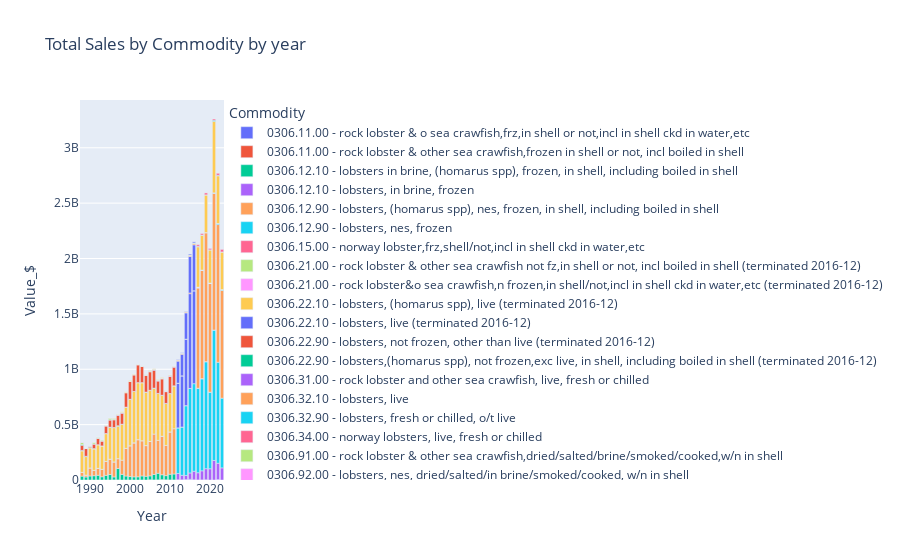

Notebook cell for this chart:
### Code cell
import plotly.express as px


fig = px.bar(annual_data, x="Year", y="Value_$", color='Commodity', title="Total Sales by Commodity by year")
fig.show()

### Figure 1 — Plotly figure (JSON) as saved in the notebook; plotly's stock layout.template omitted (floating-point values rounded to 4 significant figures)
{"data": [{"alignmentgroup": "True", "hovertemplate": "Commodity=0306.11.00 - rock lobster & o sea crawfish,frz,in shell or not,incl in shell ckd in water,etc<br>Year=%{x}<br>Value_$=%{y}<extra></extra>", "legendgroup": "0306.11.00 - rock lobster & o sea crawfish,frz,in shell or not,incl in shell ckd in water,etc", "marker": {"color": "#636efa", "pattern": {"shape": ""}}, "name": "0306.11.00 - rock lobster & o sea crawfish,frz,in shell or not,incl in shell ckd in water,etc", "offsetgroup": "0306.11.00 - rock lobster & o sea crawfish,frz,in shell or not,incl in shell ckd in water,etc", "orientation": "v", "showlegend": true, "textposition": "auto", "type": "bar", "x": [2012, 2013, 2014, 2015, 2016, 2017, 2018, 2019, 2020, 2021, 2022], "xaxis": "x", "y": [2149954, 1697035, 3448411, 6291135, 1959146, 735622, 1112627, 2138521, 8836, 73375, 3125921], "yaxis": "y"}, {"alignmentgroup": "True", "hovertemplate": "Commodity=0306.11.00 - rock lobster & other sea crawfish,frozen in shell or not, incl boiled in shell<br>Year=%{x}<br>Value_$=%{y}<extra></extra>", "legendgroup": "0306.11.00 - rock lobster & other sea crawfish,frozen in shell or not, incl boiled in shell", "marker": {"color": "#EF553B", "pattern": {"shape": ""}}, "name": "0306.11.00 - rock lobster & other sea crawfish,frozen in shell or not, incl boiled in shell", "offsetgroup": "0306.11.00 - rock lobster & other sea crawfish,frozen in shell or not, incl boiled in shell", "orientation": "v", "showlegend": true, "textposition": "auto", "type": "bar", "x": [1988, 1989, 1990, 1991, 1992, 1993, 1994, 1995, 1996, 1997, 1998, 1999, 2000, 2001, 2002, 2003, 2004, 2005, 2006, 2007, 2008, 2009, 2010, 2011], "xaxis": "x", "y": [127868, 25000, 144055, 300365, 424780, 215911, 471506, 271556, 1006438, 839255, 124988, 515499, 149536, 191531, 5648, 516139, 199814, 2273723, 851868, 1347449, 3211309, 1817000, 879314, 925813], "yaxis": "y"}, {"alignmentgroup": "True", "hovertemplate": "Commodity=0306.12.10 - lobsters in brine, (homarus spp), frozen, in shell, including boiled in shell<br>Year=%{x}<br>Value_$=%{y}<extra></extra>", "legendgroup": "0306.12.10 - lobsters in brine, (homarus spp), frozen, in shell, including boiled in shell", "marker": {"color": "#00cc96", "pattern": {"shape": ""}}, "name": "0306.12.10 - lobsters in brine, (homarus spp), frozen, in shell, including boiled in shell", "offsetgroup": "0306.12.10 - lobsters in brine, (homarus spp), frozen, in shell, including boiled in shell", "orientation": "v", "showlegend": true, "textposition": "auto", "type": "bar", "x": [1988, 1989, 1990, 1991, 1992, 1993, 1994, 1995, 1996, 1997, 1998, 1999, 2000, 2001, 2002, 2003, 2004, 2005, 2006, 2007, 2008, 2009, 2010, 2011], "xaxis": "x", "y": [34951422, 27404286, 36288472, 38329865, 42172464, 28975138, 41509580, 49267801, 26718488, 103238147, 50561401, 35580301, 30781324, 28212441, 28820290, 36161533, 33573075, 35016774, 49086633, 59447648, 44092993, 37585920, 51243524, 53376251], "yaxis": "y"}, {"alignmentgroup": "True", "hovertemplate": "Commodity=0306.12.10 - lobsters, in brine, frozen<br>Year=%{x}<br>Value_$=%{y}<extra></extra>", "legendgroup": "0306.12.10 - lobsters, in brine, frozen", "marker": {"color": "#ab63fa", "pattern": {"shape": ""}}, "name": "0306.12.10 - lobsters, in brine, frozen", "offsetgroup": "0306.12.10 - lobsters, in brine, frozen", "orientation": "v", "showlegend": true, "textposition": "auto", "type": "bar", "x": [2012, 2013, 2014, 2015, 2016, 2017, 2018, 2019, 2020, 2021, 2022, 2023], "xaxis": "x", "y": [56434863, 40629504, 37539674, 57377692, 76964160, 64956316, 82005200, 99855051, 101628407, 176359431, 148241314, 109645069], "yaxis": "y"}, {"alignmentgroup": "True", "hovertemplate": "Commodity=0306.12.90 - lobsters, (homarus spp), nes, frozen, in shell, including boiled in shell<br>Year=%{x}<br>Value_$=%{y}<extra></extra>", "legendgroup": "0306.12.90 - lobsters, (homarus spp), nes, frozen, in shell, including boiled in shell", "marker": {"color": "#FFA15A", "pattern": {"shape": ""}}, "name": "0306.12.90 - lobsters, (homarus spp), nes, frozen, in shell, including boiled in shell", "offsetgroup": "0306.12.90 - lobsters, (homarus spp), nes, frozen, in shell, including boiled in shell", "orientation": "v", "showlegend": true, "textposition": "auto", "type": "bar", "x": [1988, 1989, 1990, 1991, 1992, 1993, 1994, 1995, 1996, 1997, 1998, 1999, 2000, 2001, 2002, 2003, 2004, 2005, 2006, 2007, 2008, 2009, 2010, 2011], "xaxis": "x", "y": [33284346, 16485997, 71972154, 48231924, 62667251, 67159605, 125566758, 138881596, 135439946, 88603391, 128030096, 249381821, 277569154, 305873855, 335175472, 317802220, 277034350, 311024419, 364456859, 297155984, 347753671, 272557775, 381890767, 408496449], "yaxis": "y"}, {"alignmentgroup": "True", "hovertemplate": "Commodity=0306.12.90 - lobsters, nes, frozen<br>Year=%{x}<br>Value_$=%{y}<extra></extra>", "legendgroup": "0306.12.90 - lobsters, nes, frozen", "marker": {"color": "#19d3f3", "pattern": {"shape": ""}}, "name": "0306.12.90 - lobsters, nes, frozen", "offsetgroup": "0306.12.90 - lobsters, nes, frozen", "orientation": "v", "showlegend": true, "textposition": "auto", "type": "bar", "x": [2012, 2013, 2014, 2015, 2016, 2017, 2018, 2019, 2020, 2021, 2022, 2023], "xaxis": "x", "y": [412258032, 436303862, 630504955, 763305426, 790760886, 763129933, 831611135, 966689621, 691945919, 1177532904, 911950315, 629306399], "yaxis": "y"}, {"alignmentgroup": "True", "hovertemplate": "Commodity=0306.15.00 - norway lobster,frz,shell/not,incl in shell ckd in water,etc<br>Year=%{x}<br>Value_$=%{y}<extra></extra>", "legendgroup": "0306.15.00 - norway lobster,frz,shell/not,incl in shell ckd in water,etc", "marker": {"color": "#FF6692", "pattern": {"shape": ""}}, "name": "0306.15.00 - norway lobster,frz,shell/not,incl in shell ckd in water,etc", "offsetgroup": "0306.15.00 - norway lobster,frz,shell/not,incl in shell ckd in water,etc", "orientation": "v", "showlegend": true, "textposition": "auto", "type": "bar", "x": [2014, 2015, 2018, 2019], "xaxis": "x", "y": [142227, 18189, 547619, 157284], "yaxis": "y"}, {"alignmentgroup": "True", "hovertemplate": "Commodity=0306.21.00 - rock lobster & other sea crawfish not fz,in shell or not, incl boiled in shell (terminated 2016-12)<br>Year=%{x}<br>Value_$=%{y}<extra></extra>", "legendgroup": "0306.21.00 - rock lobster & other sea crawfish not fz,in shell or not, incl boiled in shell (terminated 2016-12)", "marker": {"color": "#B6E880", "pattern": {"shape": ""}}, "name": "0306.21.00 - rock lobster & other sea crawfish not fz,in shell or not, incl boiled in shell (terminated 2016-12)", "offsetgroup": "0306.21.00 - rock lobster & other sea crawfish not fz,in shell or not, incl boiled in shell (terminated 2016-12)", "orientation": "v", "showlegend": true, "textposition": "auto", "type": "bar", "x": [1988, 1989, 1990, 1991, 1992, 1993, 1994, 1995, 1996, 1997, 1999, 2000, 2001, 2002, 2003, 2004, 2005, 2008, 2010], "xaxis": "x", "y": [638064, 448281, 94562, 65040, 93541, 49103, 263477, 89883, 199319, 10146, 126418, 785675, 1749301, 238619, 157671, 70863, 86488, 4130, 5169], "yaxis": "y"}, {"alignmentgroup": "True", "hovertemplate": "Commodity=0306.21.00 - rock lobster&o sea crawfish,n frozen,in shell/not,incl in shell ckd in water,etc (terminated 2016-12)<br>Year=%{x}<br>Value_$=%{y}<extra></extra>", "legendgroup": "0306.21.00 - rock lobster&o sea crawfish,n frozen,in shell/not,incl in shell ckd in water,etc (terminated 2016-12)", "marker": {"color": "#FF97FF", "pattern": {"shape": ""}}, "name": "0306.21.00 - rock lobster&o sea crawfish,n frozen,in shell/not,incl in shell ckd in water,etc (terminated 2016-12)", "offsetgroup": "0306.21.00 - rock lobster&o sea crawfish,n frozen,in shell/not,incl in shell ckd in water,etc (terminated 2016-12)", "orientation": "v", "showlegend": true, "textposition": "auto", "type": "bar", "x": [2012, 2013, 2014, 2015], "xaxis": "x", "y": [21522, 92309, 642, 19800], "yaxis": "y"}, {"alignmentgroup": "True", "hovertemplate": "Commodity=0306.22.10 - lobsters, (homarus spp), live (terminated 2016-12)<br>Year=%{x}<br>Value_$=%{y}<extra></extra>", "legendgroup": "0306.22.10 - lobsters, (homarus spp), live (terminated 2016-12)", "marker": {"color": "#FECB52", "pattern": {"shape": ""}}, "name": "0306.22.10 - lobsters, (homarus spp), live (terminated 2016-12)", "offsetgroup": "0306.22.10 - lobsters, (homarus spp), live (terminated 2016-12)", "orientation": "v", "showlegend": true, "textposition": "auto", "type": "bar", "x": [1988, 1989, 1990, 1991, 1992, 1993, 1994, 1995, 1996, 1997, 1998, 1999, 2000, 2001, 2002, 2003, 2004, 2005, 2006, 2007, 2008, 2009, 2010, 2011], "xaxis": "x", "y": [193200821, 166783301, 180078405, 192947299, 212450196, 210543373, 250204776, 286465312, 309208687, 293230496, 324811699, 372291788, 418763506, 463191442, 514052377, 523362934, 481675806, 460805523, 413252233, 422915154, 369097512, 378386938, 345539816, 386191475], "yaxis": "y"}, {"alignmentgroup": "True", "hovertemplate": "Commodity=0306.22.10 - lobsters, live (terminated 2016-12)<br>Year=%{x}<br>Value_$=%{y}<extra></extra>", "legendgroup": "0306.22.10 - lobsters, live (terminated 2016-12)", "marker": {"color": "#636efa", "pattern": {"shape": ""}}, "name": "0306.22.10 - lobsters, live (terminated 2016-12)", "offsetgroup": "0306.22.10 - lobsters, live (terminated 2016-12)", "orientation": "v", "showlegend": true, "textposition": "auto", "type": "bar", "x": [2012, 2013, 2014, 2015, 2016], "xaxis": "x", "y": [402349190, 460971859, 599557496, 855531199, 838216230], "yaxis": "y"}, {"alignmentgroup": "True", "hovertemplate": "Commodity=0306.22.90 - lobsters, not frozen, other than live (terminated 2016-12)<br>Year=%{x}<br>Value_$=%{y}<extra></extra>", "legendgroup": "0306.22.90 - lobsters, not frozen, other than live (terminated 2016-12)", "marker": {"color": "#EF553B", "pattern": {"shape": ""}}, "name": "0306.22.90 - lobsters, not frozen, other than live (terminated 2016-12)", "offsetgroup": "0306.22.90 - lobsters, not frozen, other than live (terminated 2016-12)", "orientation": "v", "showlegend": true, "textposition": "auto", "type": "bar", "x": [2012, 2013, 2014, 2015, 2016], "xaxis": "x", "y": [759061, 1084784, 541090, 6308816, 1137709], "yaxis": "y"}, {"alignmentgroup": "True", "hovertemplate": "Commodity=0306.22.90 - lobsters,(homarus spp), not frozen,exc live, in shell, including boiled in shell (terminated 2016-12)<br>Year=%{x}<br>Value_$=%{y}<extra></extra>", "legendgroup": "0306.22.90 - lobsters,(homarus spp), not frozen,exc live, in shell, including boiled in shell (terminated 2016-12)", "marker": {"color": "#00cc96", "pattern": {"shape": ""}}, "name": "0306.22.90 - lobsters,(homarus spp), not frozen,exc live, in shell, including boiled in shell (terminated 2016-12)", "offsetgroup": "0306.22.90 - lobsters,(homarus spp), not frozen,exc live, in shell, including boiled in shell (terminated 2016-12)", "orientation": "v", "showlegend": true, "textposition": "auto", "type": "bar", "x": [1988, 1989, 1990, 1991, 1992, 1993, 1994, 1995, 1996, 1997, 1998, 1999, 2000, 2001, 2002, 2003, 2004, 2005, 2006, 2007, 2008, 2009, 2010, 2011], "xaxis": "x", "y": [4807016, 3092892, 5658331, 3893786, 640460, 860657, 1953729, 1920348, 1209852, 4239822, 338607, 349551, 802834, 355877, 1056538, 1241107, 1191111, 1172879, 2064527, 1047582, 1192868, 1308798, 1487920, 1517076], "yaxis": "y"}, {"alignmentgroup": "True", "hovertemplate": "Commodity=0306.31.00 - rock lobster and other sea crawfish, live, fresh or chilled<br>Year=%{x}<br>Value_$=%{y}<extra></extra>", "legendgroup": "0306.31.00 - rock lobster and other sea crawfish, live, fresh or chilled", "marker": {"color": "#ab63fa", "pattern": {"shape": ""}}, "name": "0306.31.00 - rock lobster and other sea crawfish, live, fresh or chilled", "offsetgroup": "0306.31.00 - rock lobster and other sea crawfish, live, fresh or chilled", "orientation": "v", "showlegend": true, "textposition": "auto", "type": "bar", "x": [2017, 2018, 2019, 2020, 2021], "xaxis": "x", "y": [35586, 120524, 76315, 27648, 218466], "yaxis": "y"}, {"alignmentgroup": "True", "hovertemplate": "Commodity=0306.32.10 - lobsters, live<br>Year=%{x}<br>Value_$=%{y}<extra></extra>", "legendgroup": "0306.32.10 - lobsters, live", "marker": {"color": "#FFA15A", "pattern": {"shape": ""}}, "name": "0306.32.10 - lobsters, live", "offsetgroup": "0306.32.10 - lobsters, live", "orientation": "v", "showlegend": true, "textposition": "auto", "type": "bar", "x": [2017, 2018, 2019, 2020, 2021, 2022, 2023], "xaxis": "x", "y": [905541209, 977471113, 1163910794, 982283349, 1235449385, 1243232779, 973577321], "yaxis": "y"}, {"alignmentgroup": "True", "hovertemplate": "Commodity=0306.32.90 - lobsters, fresh or chilled, o/t live<br>Year=%{x}<br>Value_$=%{y}<extra></extra>", "legendgroup": "0306.32.90 - lobsters, fresh or chilled, o/t live", "marker": {"color": "#19d3f3", "pattern": {"shape": ""}}, "name": "0306.32.90 - lobsters, fresh or chilled, o/t live", "offsetgroup": "0306.32.90 - lobsters, fresh or chilled, o/t live", "orientation": "v", "showlegend": true, "textposition": "auto", "type": "bar", "x": [2017, 2018, 2019, 2020, 2021, 2022, 2023], "xaxis": "x", "y": [2977020, 2285207, 962152, 1755820, 3228393, 10063731, 5554206], "yaxis": "y"}, {"alignmentgroup": "True", "hovertemplate": "Commodity=0306.34.00 - norway lobsters, live, fresh or chilled<br>Year=%{x}<br>Value_$=%{y}<extra></extra>", "legendgroup": "0306.34.00 - norway lobsters, live, fresh or chilled", "marker": {"color": "#FF6692", "pattern": {"shape": ""}}, "name": "0306.34.00 - norway lobsters, live, fresh or chilled", "offsetgroup": "0306.34.00 - norway lobsters, live, fresh or chilled", "orientation": "v", "showlegend": true, "textposition": "auto", "type": "bar", "x": [2017, 2020], "xaxis": "x", "y": [17309, 15508], "yaxis": "y"}, {"alignmentgroup": "True", "hovertemplate": "Commodity=0306.91.00 - rock lobster & other sea crawfish,dried/salted/brine/smoked/cooked,w/n in shell<br>Year=%{x}<br>Value_$=%{y}<extra></extra>", "legendgroup": "0306.91.00 - rock lobster & other sea crawfish,dried/salted/brine/smoked/cooked,w/n in shell", "marker": {"color": "#B6E880", "pattern": {"shape": ""}}, "name": "0306.91.00 - rock lobster & other sea crawfish,dried/salted/brine/smoked/cooked,w/n in shell", "offsetgroup": "0306.91.00 - rock lobster & other sea crawfish,dried/salted/brine/smoked/cooked,w/n in shell", "orientation": "v", "showlegend": true, "textposition": "auto", "type": "bar", "x": [2017, 2020, 2023], "xaxis": "x", "y": [975232, 399139, 1903562], "yaxis": "y"}, {"alignmentgroup": "True", "hovertemplate": "Commodity=0306.92.00 - lobsters, nes, dried/salted/in brine/smoked/cooked, w/n in shell<br>Year=%{x}<br>Value_$=%{y}<extra></extra>", "legendgroup": "0306.92.00 - lobsters, nes, dried/salted/in brine/smoked/cooked, w/n in shell", "marker": {"color": "#FF97FF", "pattern": {"shape": ""}}, "name": "0306.92.00 - lobsters, nes, dried/salted/in brine/smoked/cooked, w/n in shell", "offsetgroup": "0306.92.00 - lobsters, nes, dried/salted/in brine/smoked/cooked, w/n in shell", "orientation": "v", "showlegend": true, "textposition": "auto", "type": "bar", "x": [2017, 2018, 2019, 2020, 2021, 2022], "xaxis": "x", "y": [3001642, 719490, 397830, 408705, 8130, 29474], "yaxis": "y"}, {"alignmentgroup": "True", "hovertemplate": "Commodity=1605.30.10 - lobster, prepared or preserved, frozen<br>Year=%{x}<br>Value_$=%{y}<extra></extra>", "legendgroup": "1605.30.10 - lobster, prepared or preserved, frozen", "marker": {"color": "#FECB52", "pattern": {"shape": ""}}, "name": "1605.30.10 - lobster, prepared or preserved, frozen", "offsetgroup": "1605.30.10 - lobster, prepared or preserved, frozen", "orientation": "v", "showlegend": true, "textposition": "auto", "type": "bar", "x": [2017, 2018, 2019, 2020, 2021, 2022, 2023], "xaxis": "x", "y": [363731288, 314850491, 338899039, 299194125, 646073219, 429926076, 338386803], "yaxis": "y"}, {"alignmentgroup": "True", "hovertemplate": "Commodity=1605.30.11 - lobster meat, frozen, cooked by steaming or boiling in water (terminated 2016-12)<br>Year=%{x}<br>Value_$=%{y}<extra></extra>", "legendgroup": "1605.30.11 - lobster meat, frozen, cooked by steaming or boiling in water (terminated 2016-12)", "marker": {"color": "#636efa", "pattern": {"shape": ""}}, "name": "1605.30.11 - lobster meat, frozen, cooked by steaming or boiling in water (terminated 2016-12)", "offsetgroup": "1605.30.11 - lobster meat, frozen, cooked by steaming or boiling in water (terminated 2016-12)", "orientation": "v", "showlegend": true, "textposition": "auto", "type": "bar", "x": [2012, 2013, 2014, 2015, 2016], "xaxis": "x", "y": [199057252, 193961396, 237195680, 329412839, 414571537], "yaxis": "y"}, {"alignmentgroup": "True", "hovertemplate": "Commodity=1605.30.11 - lobster meat, frozen, simply boiled in water (terminated 2016-12)<br>Year=%{x}<br>Value_$=%{y}<extra></extra>", "legendgroup": "1605.30.11 - lobster meat, frozen, simply boiled in water (terminated 2016-12)", "marker": {"color": "#EF553B", "pattern": {"shape": ""}}, "name": "1605.30.11 - lobster meat, frozen, simply boiled in water (terminated 2016-12)", "offsetgroup": "1605.30.11 - lobster meat, frozen, simply boiled in water (terminated 2016-12)", "orientation": "v", "showlegend": true, "textposition": "auto", "type": "bar", "x": [1988, 1989, 1990, 1991, 1992, 1993, 1994, 1995, 1996, 1997, 1998, 1999, 2000, 2001, 2002, 2003, 2004, 2005, 2006, 2007, 2008, 2009, 2010, 2011], "xaxis": "x", "y": [46726679, 69731598, 11230250, 40883409, 57101416, 43931758, 67847134, 65267963, 69878608, 94414791, 99433060, 129890501, 161530541, 150120527, 160955005, 146858019, 151029239, 166299755, 161380023, 111275304, 146948261, 106079575, 154631363, 167983503], "yaxis": "y"}, {"alignmentgroup": "True", "hovertemplate": "Commodity=1605.30.12 - lobster meat, not frozen, simply boiled in water (terminated 1989-12)<br>Year=%{x}<br>Value_$=%{y}<extra></extra>", "legendgroup": "1605.30.12 - lobster meat, not frozen, simply boiled in water (terminated 1989-12)", "marker": {"color": "#00cc96", "pattern": {"shape": ""}}, "name": "1605.30.12 - lobster meat, not frozen, simply boiled in water (terminated 1989-12)", "offsetgroup": "1605.30.12 - lobster meat, not frozen, simply boiled in water (terminated 1989-12)", "orientation": "v", "showlegend": true, "textposition": "auto", "type": "bar", "x": [1988, 1989], "xaxis": "x", "y": [6014880, 2037008], "yaxis": "y"}, {"alignmentgroup": "True", "hovertemplate": "Commodity=1605.30.19 - lobster meat, not frozen, simply boiled in water (terminated 2016-12)<br>Year=%{x}<br>Value_$=%{y}<extra></extra>", "legendgroup": "1605.30.19 - lobster meat, not frozen, simply boiled in water (terminated 2016-12)", "marker": {"color": "#ab63fa", "pattern": {"shape": ""}}, "name": "1605.30.19 - lobster meat, not frozen, simply boiled in water (terminated 2016-12)", "offsetgroup": "1605.30.19 - lobster meat, not frozen, simply boiled in water (terminated 2016-12)", "orientation": "v", "showlegend": true, "textposition": "auto", "type": "bar", "x": [1990, 1991, 1992, 1993, 1994, 1995, 1996, 1997, 1998, 1999, 2000, 2001, 2002, 2003, 2004, 2005, 2006, 2007, 2008, 2009, 2010, 2011], "xaxis": "x", "y": [824955, 765129, 1736299, 346824, 698442, 856876, 1837491, 3196957, 3991908, 792182, 429267, 420853, 726861, 1024036, 1663833, 4667178, 5425988, 5092083, 4814362, 4761174, 4254162, 5513697], "yaxis": "y"}, {"alignmentgroup": "True", "hovertemplate": "Commodity=1605.30.19 - lobster meat, o/t frozen, cooked by steaming or boiling in water (terminated 2016-12)<br>Year=%{x}<br>Value_$=%{y}<extra></extra>", "legendgroup": "1605.30.19 - lobster meat, o/t frozen, cooked by steaming or boiling in water (terminated 2016-12)", "marker": {"color": "#FFA15A", "pattern": {"shape": ""}}, "name": "1605.30.19 - lobster meat, o/t frozen, cooked by steaming or boiling in water (terminated 2016-12)", "offsetgroup": "1605.30.19 - lobster meat, o/t frozen, cooked by steaming or boiling in water (terminated 2016-12)", "orientation": "v", "showlegend": true, "textposition": "auto", "type": "bar", "x": [2012, 2013, 2014, 2015, 2016], "xaxis": "x", "y": [9790072, 8113231, 8885819, 10138230, 11717494], "yaxis": "y"}, {"alignmentgroup": "True", "hovertemplate": "Commodity=1605.30.20 - lobster, prepared or preserved, in cans, o/t frozen<br>Year=%{x}<br>Value_$=%{y}<extra></extra>", "legendgroup": "1605.30.20 - lobster, prepared or preserved, in cans, o/t frozen", "marker": {"color": "#19d3f3", "pattern": {"shape": ""}}, "name": "1605.30.20 - lobster, prepared or preserved, in cans, o/t frozen", "offsetgroup": "1605.30.20 - lobster, prepared or preserved, in cans, o/t frozen", "orientation": "v", "showlegend": true, "textposition": "auto", "type": "bar", "x": [2017, 2018, 2019, 2020, 2021, 2022, 2023], "xaxis": "x", "y": [5015584, 1407402, 1851176, 670296, 9700391, 4911351, 985741], "yaxis": "y"}, {"alignmentgroup": "True", "hovertemplate": "Commodity=1605.30.90 - lobster, prepared or preserved, nes<br>Year=%{x}<br>Value_$=%{y}<extra></extra>", "legendgroup": "1605.30.90 - lobster, prepared or preserved, nes", "marker": {"color": "#FF6692", "pattern": {"shape": ""}}, "name": "1605.30.90 - lobster, prepared or preserved, nes", "offsetgroup": "1605.30.90 - lobster, prepared or preserved, nes", "orientation": "v", "showlegend": true, "textposition": "auto", "type": "bar", "x": [2017, 2018, 2019, 2020, 2021, 2022, 2023], "xaxis": "x", "y": [14581315, 13116654, 17297791, 12644685, 11136487, 17964220, 22687454], "yaxis": "y"}, {"alignmentgroup": "True", "hovertemplate": "Commodity=1605.30.91 - lobster, prepared or preserved, in airtight containers (terminated 2016-12)<br>Year=%{x}<br>Value_$=%{y}<extra></extra>", "legendgroup": "1605.30.91 - lobster, prepared or preserved, in airtight containers (terminated 2016-12)", "marker": {"color": "#B6E880", "pattern": {"shape": ""}}, "name": "1605.30.91 - lobster, prepared or preserved, in airtight containers (terminated 2016-12)", "offsetgroup": "1605.30.91 - lobster, prepared or preserved, in airtight containers (terminated 2016-12)", "orientation": "v", "showlegend": true, "textposition": "auto", "type": "bar", "x": [1988, 1989, 1990, 1991, 1992, 1993, 1994, 1995, 1996, 1997, 1998, 1999, 2000, 2001, 2002, 2003, 2004, 2005, 2006, 2007, 2008, 2009, 2010, 2011, 2012, 2013, 2014, 2015, 2016], "xaxis": "x", "y": [18385692, 718543, 1344463, 14049185, 8462077, 8805730, 3496368, 14307104, 10103847, 3003990, 3075698, 875525, 1276436, 1500986, 1777552, 1654356, 3927239, 6153880, 3088856, 5506055, 2592537, 848217, 1458729, 477378, 1776187, 2985768, 970612, 2742110, 5430164], "yaxis": "y"}, {"alignmentgroup": "True", "hovertemplate": "Commodity=1605.30.92 - lobster, prepared or preserved, not in airtight containers (terminated 1989-12)<br>Year=%{x}<br>Value_$=%{y}<extra></extra>", "legendgroup": "1605.30.92 - lobster, prepared or preserved, not in airtight containers (terminated 1989-12)", "marker": {"color": "#FF97FF", "pattern": {"shape": ""}}, "name": "1605.30.92 - lobster, prepared or preserved, not in airtight containers (terminated 1989-12)", "offsetgroup": "1605.30.92 - lobster, prepared or preserved, not in airtight containers (terminated 1989-12)", "orientation": "v", "showlegend": true, "textposition": "auto", "type": "bar", "x": [1988, 1989], "xaxis": "x", "y": [2806533, 355822], "yaxis": "y"}, {"alignmentgroup": "True", "hovertemplate": "Commodity=1605.30.99 - lobster, prepared or preserved, not in airtight containers (terminated 2016-12)<br>Year=%{x}<br>Value_$=%{y}<extra></extra>", "legendgroup": "1605.30.99 - lobster, prepared or preserved, not in airtight containers (terminated 2016-12)", "marker": {"color": "#FECB52", "pattern": {"shape": ""}}, "name": "1605.30.99 - lobster, prepared or preserved, not in airtight containers (terminated 2016-12)", "offsetgroup": "1605.30.99 - lobster, prepared or preserved, not in airtight containers (terminated 2016-12)", "orientation": "v", "showlegend": true, "textposition": "auto", "type": "bar", "x": [1990, 1991, 1992, 1993, 1994, 1995, 1996, 1997, 1998, 1999, 2000, 2001, 2002, 2003, 2004, 2005, 2006, 2007, 2008, 2009, 2010, 2011], "xaxis": "x", "y": [579091, 1394863, 475628, 1136974, 1642479, 2215906, 3967037, 3033306, 4921721, 5526471, 5423680, 4654025, 1781263, 1365440, 1709198, 4318988, 4090582, 3426490, 4475730, 1919594, 5466617, 3727665], "yaxis": "y"}, {"alignmentgroup": "True", "hovertemplate": "Commodity=1605.30.99 - lobster, prepared or preserved, o/t in airtight containers (terminated 2016-12)<br>Year=%{x}<br>Value_$=%{y}<extra></extra>", "legendgroup": "1605.30.99 - lobster, prepared or preserved, o/t in airtight containers (terminated 2016-12)", "marker": {"color": "#636efa", "pattern": {"shape": ""}}, "name": "1605.30.99 - lobster, prepared or preserved, o/t in airtight containers (terminated 2016-12)", "offsetgroup": "1605.30.99 - lobster, prepared or preserved, o/t in airtight containers (terminated 2016-12)", "orientation": "v", "showlegend": true, "textposition": "auto", "type": "bar", "x": [2012, 2013, 2014, 2015, 2016], "xaxis": "x", "y": [3821464, 3728414, 3916409, 8495287, 9303282], "yaxis": "y"}], "layout": {"autosize": true, "barmode": "relative", "legend": {"title": {"text": "Commodity"}, "tracegroupgap": 0}, "title": {"text": "Total Sales by Commodity by year"}, "xaxis": {"anchor": "y", "autorange": true, "domain": [0, 1], "range": [1988.0, 2024.0], "title": {"text": "Year"}, "type": "linear"}, "yaxis": {"anchor": "x", "autorange": true, "domain": [0, 1], "range": [0, 3431000000.0], "title": {"text": "Value_$"}, "type": "linear"}}}
